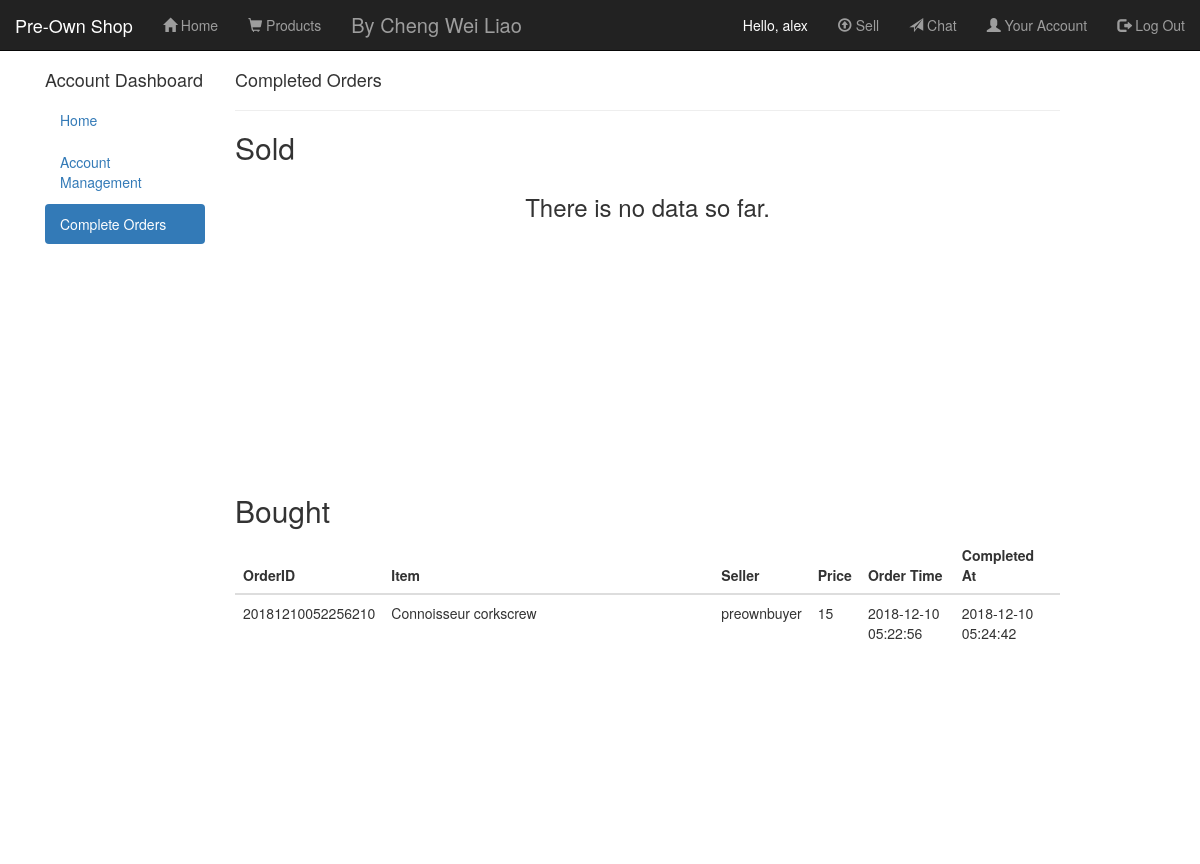
/mycomplete.php (signed in), run on the app's committed database.
### tables this page shows
CREATE TABLE `buy` (
  `id` int(11) NOT NULL,
  `orderid` varchar(17) NOT NULL,
  `itemid` int(11) NOT NULL,
  `item` varchar(100) NOT NULL,
  `buyer` varchar(20) NOT NULL,
  `seller` varchar(20) NOT NULL,
  `price` int(11) NOT NULL,
  `status` int(1) NOT NULL,
  `order_time` timestamp NOT NULL DEFAULT CURRENT_TIMESTAMP,
  `final_time` timestamp NOT NULL DEFAULT CURRENT_TIMESTAMP ON UPDATE CURRENT_TIMESTAMP
);

### mycomplete.php (the view, shortened to what this page needs)
<!DOCTYPE html>
<html lang="en">
<head>
  <link rel="stylesheet" href="https://maxcdn.bootstrapcdn.com/bootstrap/3.3.7/css/bootstrap.min.css">
</head>
<body>
<?php
require("config.php");
require("navbar.php");
?>
<br/>
<?php if(!isset($_SESSION['loginUser'])){
  require("notlogin.php");
 }else{ ?>
<?php
  $usr = $_SESSION['loginUser'];
  $sold = "SELECT * FROM buy WHERE seller = '".$usr."' AND status = '4' ORDER BY order_time DESC ";
  $bought = "SELECT * FROM buy WHERE buyer = '".$usr."' AND status = '4' ORDER BY order_time DESC ";
  $sellingresult = mysqli_query($link, $sold);
  $buyingresult = mysqli_query($link, $bought);
  $buying_rows = array();
  while($buying_row = mysqli_fetch_array($buyingresult)) $buying_rows[] = $buying_row;
?>
<div class="container">
  <?php require("myside.php");?>
  <div class="col-sm-9">
    <h4>Completed Orders</h4>
    <hr>
    <h2>Sold</h2>
    <div id="sol_order">
      <?php if(!mysqli_num_rows($sellingresult)){?>
        <h3 class="text-center">There is no data so far.</h3>
      <?php } ?>
    </div>
    <h2>Bought</h2>
    <div id="bot_order">
      <?php if(!mysqli_num_rows($buyingresult)){?>
        <h3 class="text-center">There is no data so far.</h3>
      <?php }else{ ?>
        <table class="table table-hover">
          <thead>
            <tr>
              <th>OrderID</th>
              <th>Item</th>
              <th>Seller</th>
              <th>Price</th>
              <th>Order Time</th>
              <th>Completed At</th>
            </tr>
          </thead>
          <tbody>
            <?php foreach($buying_rows as $buyingrow){ ?>
              <tr>
                <td><?php echo $buyingrow["orderid"]; ?></td>
                <td class="tdlimited"><?php echo $buyingrow["item"]; ?></td>
                <td><?php echo $buyingrow["seller"]; ?></td>
                <td><?php echo $buyingrow["price"]; ?></td>
                <td><?php echo $buyingrow["order_time"]; ?></td>
                <td><?php echo $buyingrow["final_time"]; ?></td>
              </tr>
            <?php } ?>
          </tbody>
        </table>
      <?php } ?>
    </div>
  </div>
</div>
<?php } ?>
<br/>
<br/>
</body>
</html>

### mycomplete.php (style rules this page uses)
#bot_order, #sol_order { overflow: auto; max-height: 300px;min-height: 300px; }
.tdlimited { width: 40%; }

### data on the page
buy: orderid "20181210052256210", item "Connoisseur corkscrew", seller "preownbuyer", price "15", order_time "2018-12-10 05:22:56", final_time "2018-12-10 05:24:42"

### other printed values
$_SESSION['loginUser'] "alex"
